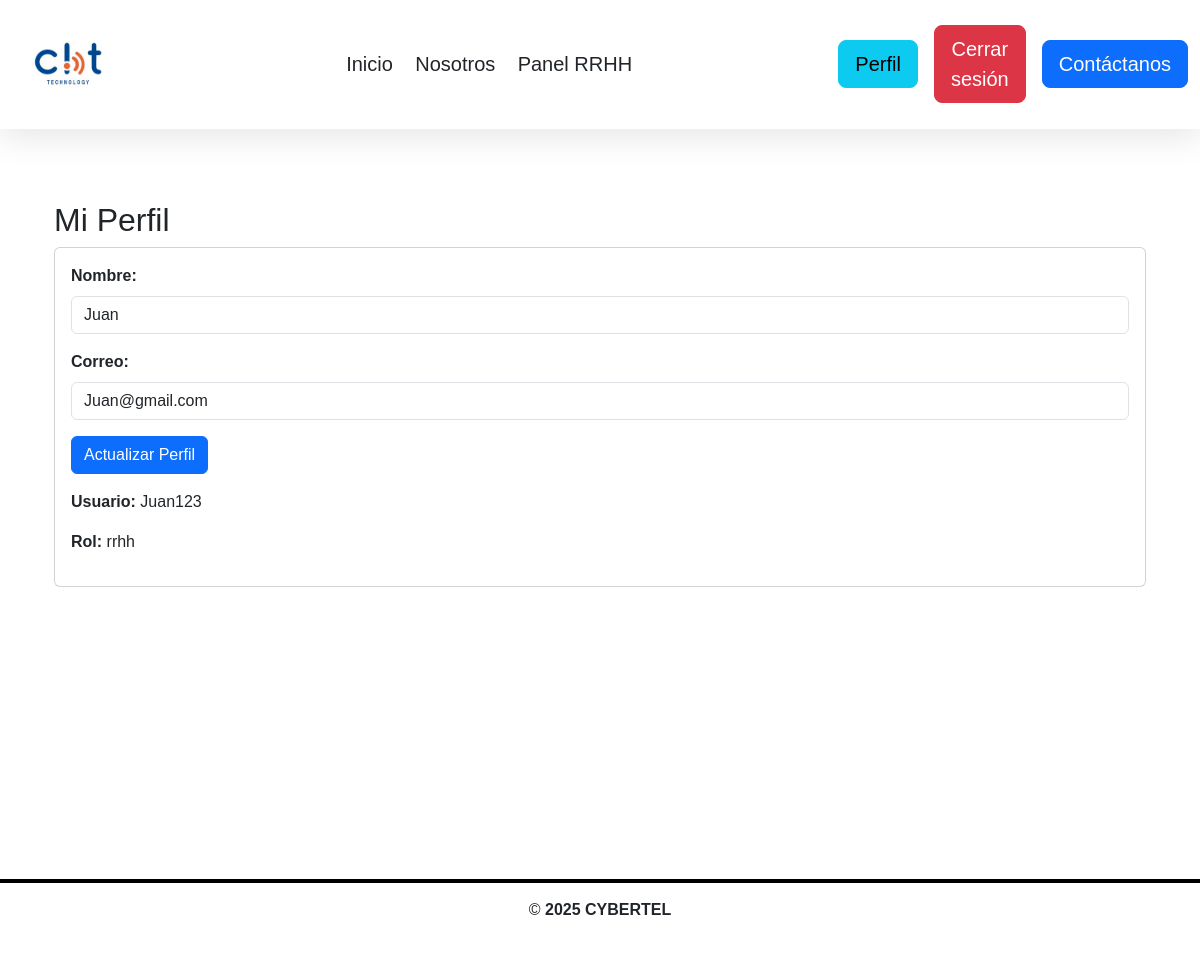
/index.php?route=perfil (signed in), run on the app's committed database.
### tables this page shows
CREATE TABLE `usuarios` (
  `id` int(11) NOT NULL,
  `nombre` varchar(100) NOT NULL,
  `usuario` varchar(50) NOT NULL,
  `correo` varchar(100) NOT NULL,
  `password` varchar(255) NOT NULL,
  `rol` varchar(20) DEFAULT 'usuario'
);

### controller/UsuarioController.php (called while the page is built, shortened)
<?php
require_once __DIR__ . '/../service/UsuarioService.php';
class UsuarioController
{
    private $service;
    public function __construct()
    {
        $this->service = new UsuarioService();
    }
    public function perfil()
    {
        $usuario = $this->service->obtenerPorId($_SESSION['usuario_id']);
        include __DIR__ . '/../public/perfil.php';
    }
}

### config/database.php (called while the page is built)
<?php
class Database
{
    public static function getConnection()
    {
        $host = 'localhost';
        $user = 'root';
        $pass = '';
        $db   = 'cybertel';
        $dsn = "mysql:host=$host;dbname=$db;charset=utf8mb4";
        try {
            $pdo = new PDO($dsn, $user, $pass, [
                PDO::ATTR_ERRMODE => PDO::ERRMODE_EXCEPTION,
                PDO::ATTR_DEFAULT_FETCH_MODE => PDO::FETCH_ASSOC,
            ]);
            return $pdo;
        } catch (PDOException $e) {
            die('Error de conexión: ' . $e->getMessage());
        }
    }
}

### service/UsuarioService.php (called while the page is built, shortened)
<?php
require_once __DIR__ . '/../repository/UsuarioRepository.php';
class UsuarioService
{
    private $repo;
    public function __construct()
    {
        $this->repo = new UsuarioRepository();
    }
    public function obtenerPorId($id)
    {
        return $this->repo->findById($id);
    }
}

### repository/UsuarioRepository.php (called while the page is built, shortened)
<?php
require_once __DIR__ . '/../config/database.php';
class UsuarioRepository {
    private $pdo;
    public function __construct()
    {
        $this->pdo = Database::getConnection();
    }
    public function findById($id) {
        $stmt = $this->pdo->prepare("SELECT * FROM usuarios WHERE id = ?");
        $stmt->execute([$id]);
        return $stmt->fetch(PDO::FETCH_ASSOC);
    }
}

### public/perfil.php (the view, shortened to what this page needs)
<?php include __DIR__ . '/../includes/header.php'; ?>
<div class="container mt-5">
    <h2>Mi Perfil</h2>
    <div class="card mb-4">
        <div class="card-body">
            <form method="POST" action="/trabajo/index.php?route=actualizar">
                <div class="mb-3">
                    <label class="form-label"><strong>Nombre:</strong></label>
                    <input type="text" name="nombre" class="form-control" value="<?= htmlspecialchars($usuario['nombre']) ?>" required>
                </div>
                <div class="mb-3">
                    <label class="form-label"><strong>Correo:</strong></label>
                    <input type="email" name="correo" class="form-control" value="<?= htmlspecialchars($usuario['correo'] ?? '') ?>" required>
                </div>
                <button type="submit" class="btn btn-primary">Actualizar Perfil</button>
            </form>
            <p class="mt-3"><strong>Usuario:</strong> <?= htmlspecialchars($usuario['usuario']) ?></p>
            <p><strong>Rol:</strong> <?= htmlspecialchars($usuario['rol'] ?? 'usuario') ?></p>
        </div>
    </div>
</div>
<?php include __DIR__ . '/../includes/footer.php'; ?>

### css/style.css (style rules this page uses)
body { background: white; min-height: 100vh; font-family: Arial, Helvetica, sans-serif; }

### data on the page
usuarios: nombre "Juan", correo "Juan@gmail.com", usuario "Juan123", rol "rrhh"
